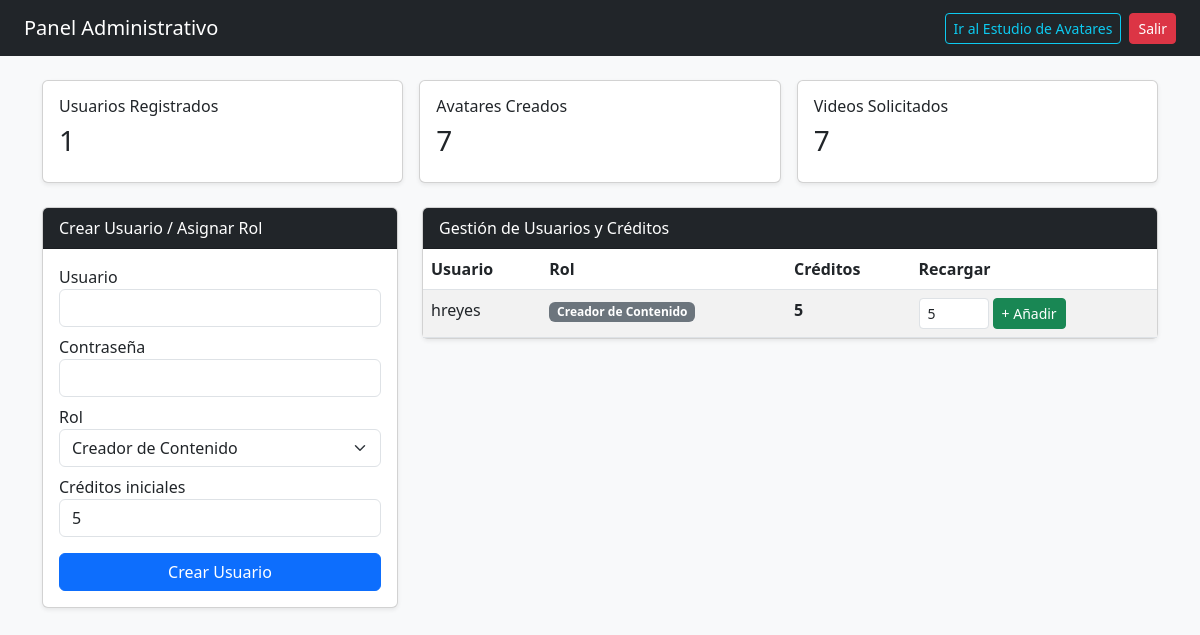
Page /admin-panel/ (signed in) on the earlier database version.
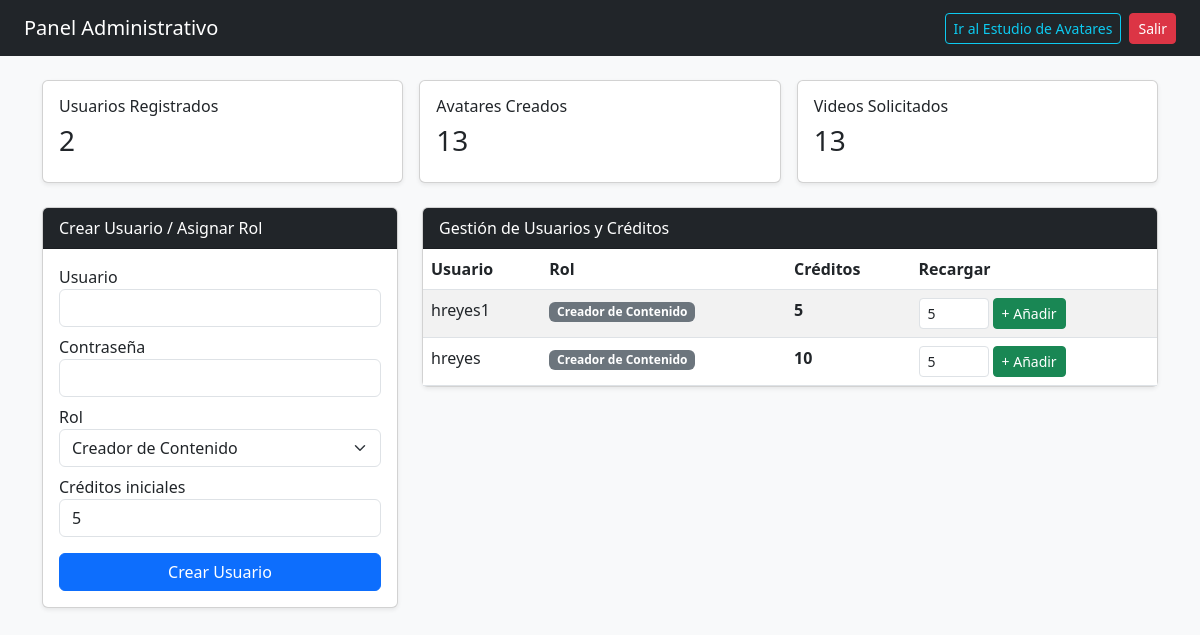
Same page on the later database version.
### apps/users/models.py (models this page shows, shortened)
class CustomUser(AbstractUser):
    class Role(models.TextChoices):
        ADMIN = 'ADMIN', 'Administrador'
        CREATOR = 'CREATOR', 'Creador de Contenido'
        REVIEWER = 'REVIEWER', 'Revisor / Cliente'
    role = models.CharField(
        max_length=20,
        choices=Role.choices,
        default=Role.CREATOR,
        verbose_name="Rol del sistema"
    )
    video_credits = models.PositiveIntegerField(
        default=5,
        verbose_name="Créditos de video disponibles"
    )

### apps/dashboard/views.py (the view, shortened to what this page needs)
# urls.py: path('', admin_dashboard_view, name='admin_dashboard'),
@login_required
@role_required(allowed_roles=['ADMIN'])
def admin_dashboard_view(request):
    context = {
        'users_list': CustomUser.objects.all().order_by('-date_joined'),
        'total_avatars': Avatar.objects.count(),
        'total_videos': VideoProject.objects.count(),
        'recent_videos': VideoProject.objects.all().order_by('-created_at')[:10],
    }
    return render(request, 'dashboard/index.html', context)

### templates/dashboard/index.html (shortened to what this page needs)
<!DOCTYPE html>
<html lang="es">
<head>
    <link href="https://cdn.jsdelivr.net/npm/bootstrap@5.3.0/dist/css/bootstrap.min.css" rel="stylesheet">
</head>
<body class="bg-light">
<nav class="navbar navbar-dark bg-dark px-4">
    <span class="navbar-brand">Panel Administrativo</span>
    <div class="d-flex gap-2">
        <a href="{% url 'studio_home' %}" class="btn btn-outline-info btn-sm">Ir al Estudio de Avatares</a>
        <form action="{% url 'logout' %}" method="post" class="m-0">{% csrf_token %}<button class="btn btn-danger btn-sm">Salir</button></form>
    </div>
</nav>
<div class="container py-4">
    <div class="row g-3 mb-4">
        <div class="col-md-4"><div class="card p-3 shadow-sm"><h6>Usuarios Registrados</h6><h3>{{ users_list.count }}</h3></div></div>
        <div class="col-md-4"><div class="card p-3 shadow-sm"><h6>Avatares Creados</h6><h3>{{ total_avatars }}</h3></div></div>
        <div class="col-md-4"><div class="card p-3 shadow-sm"><h6>Videos Solicitados</h6><h3>{{ total_videos }}</h3></div></div>
    </div>
    <div class="row g-4">
        <div class="col-md-4">
            <div class="card shadow-sm">
                <div class="card-header bg-dark text-white">Crear Usuario / Asignar Rol</div>
                <div class="card-body">
                    <form method="post">
                        <div class="mb-2"><label>Usuario</label><input type="text" name="username" class="form-control" required></div>
                        <div class="mb-2"><label>Contraseña</label><input type="password" name="password" class="form-control" required></div>
                        <div class="mb-2">
                            <label>Rol</label>
                            <select name="role" class="form-select">
                                <option value="CREATOR">Creador de Contenido</option>
                            </select>
                        </div>
                        <div class="mb-3"><label>Créditos iniciales</label><input type="number" name="credits" value="5" class="form-control"></div>
                        <button type="submit" name="create_user" class="btn btn-primary w-100">Crear Usuario</button>
                    </form>
                </div>
            </div>
        </div>
        <div class="col-md-8">
            <div class="card shadow-sm">
                <div class="card-header bg-dark text-white">Gestión de Usuarios y Créditos</div>
                <div class="card-body p-0">
                    <table class="table table-striped mb-0">
                        <thead><tr><th>Usuario</th><th>Rol</th><th>Créditos</th><th>Recargar</th></tr></thead>
                        <tbody>
                            {% for u in users_list %}
                            <tr>
                                <td>{{ u.username }}</td>
                                <td><span class="badge bg-secondary">{{ u.get_role_display }}</span></td>
                                <td><strong>{{ u.video_credits }}</strong></td>
                                <td>
                                    <form method="post" class="d-flex gap-1">
                                        <input type="number" name="extra_credits" value="5" style="width: 70px;" class="form-control form-control-sm">
                                        <button type="submit" name="add_credits" class="btn btn-sm btn-success">+ Añadir</button>
                                    </form>
                                </td>
                            </tr>
                            {% endfor %}
                        </tbody>
                    </table>
                </div>
            </div>
        </div>
    </div>
</div>
</body>
</html>

Differences in the rows shown:
added CustomUser: username "hreyes1", role "Creador de Contenido", video_credits "5"
changed CustomUser "hreyes": video_credits "5" → "10"
Other differences:
{{ users_list.count }}: "1" → "2"
{{ total_avatars }}: "7" → "13"
{{ total_videos }}: "7" → "13"
